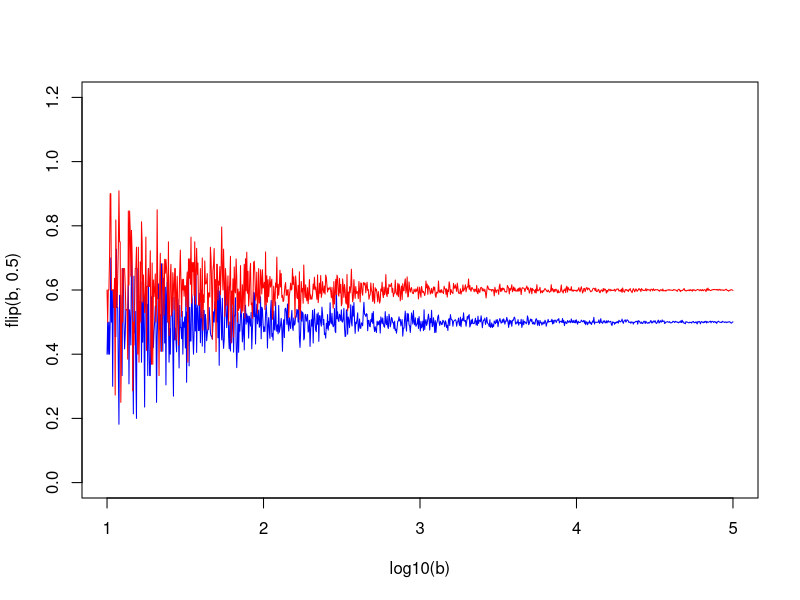
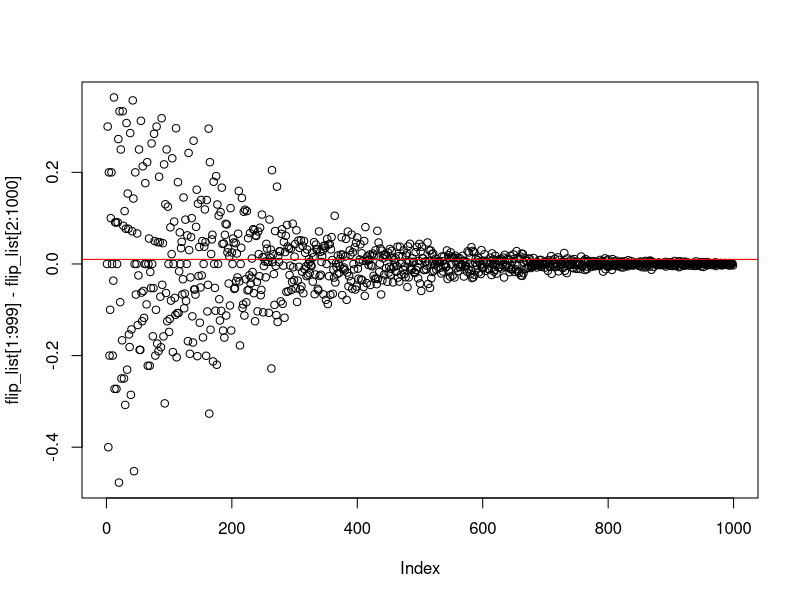
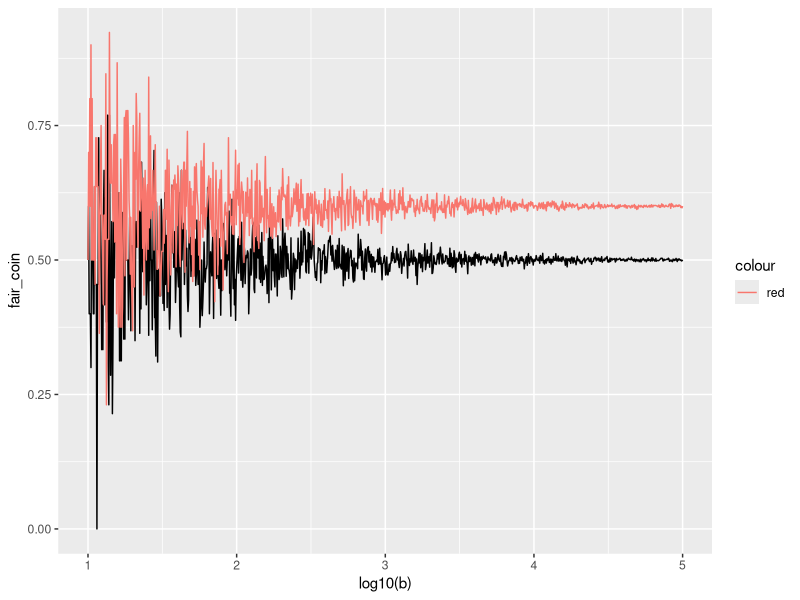
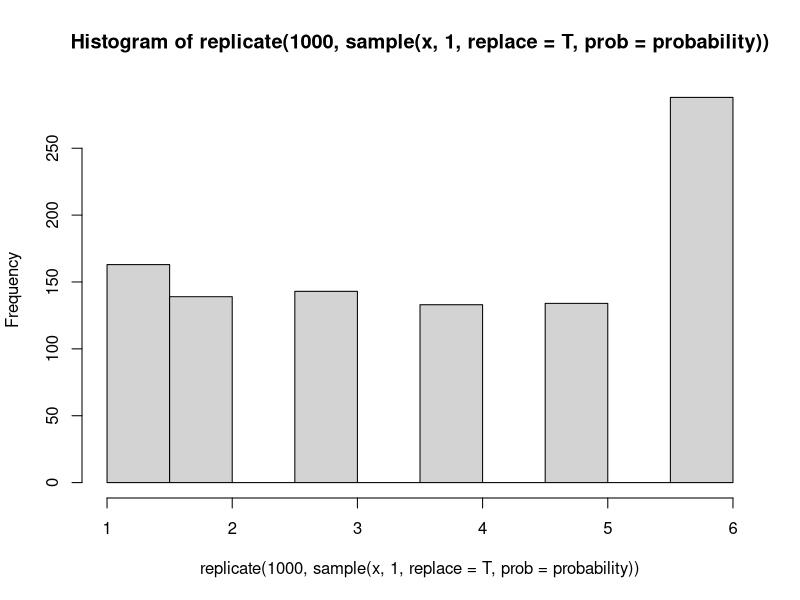

Source code (R) for these figures, in order: (Note: this script raises an error after producing the figures.)
b<-10^seq(1,5,len=1000) #creates a 1000 simulations ranging frmo 10^1 to 10^5


#flip is a funciton that takes two parameters, b and x, which are the number of simulations and the probablity of the coin with a default of .5, also known as 50/50
flip <-function(b,x=.5){
  sapply(b,                   #lapply takes a vector and then applies a function with that vector
         function(b) mean(rbinom(b,1,x)))  #rbinom is a base R function that randonly generates values based on the binomial forumla
}

plot(log10(b),flip(b,.5),type='l',col='blue',ylim = c(0,1.2))  #plot will create a graph with log10(b) as the x axes and then pots the result of the flip() function above
lines(log10(b),flip(b,.6),type='l',col='red')  #lines is like plot, but instead of creating a new plot, it overlays over top of the current plot

flip_list<-flip(b,.5)

plot(flip_list[1:999]-flip_list[2:1000])
abline(h=.01, col='red')


fair_coin<-flip(b,.5)
unfair_coin<-flip(b,.6)
df<-data.frame(fair_coin,unfair_coin)
library(ggplot2)
p<-ggplot(data=df,aes(x=log10(b),y=fair_coin))+geom_line() #makes first graph, saves to 'p'

p+ geom_line(aes(x=log10(b),y=unfair_coin,col='red')) #adds new graph to 'p'





rbinom(10,10,.5) # 10 is the number of observations while '1' is the number of trials. So, if this were 10 as well, there would a sum of 'successes' that were less than 10
dbinom(3,10,.5)  # this determines the density,  aka probability of exact outcome, so x= 3 heads out of 10, is not the cumulative 0-3 but exactly 3 for example. for cumulative, use pbinom, or sum dbinom:
sum(dbinom(3,10,.5),dbinom(2,10,.5),dbinom(1,10,.5),dbinom(0,10,.5))
pbinom(3,10,.5)




#coin_flip() does the flipping, two styles, by thumb is standard

coin_flip<-function(type = .5, bias = .1){
  rbinom(1,1,type+bias)
}
mean(replicate(100,coin_flip()))

#coin will be either unbiased or biased.

Bag_of_coins<- c(rep(.5,9),.6) #lists 9 fair coins, one biased coin at .6
sample<-sample(Bag_of_coins,5,replace = F) #picks 5 coins randomly from bag
coin_flip(type=sample,bias=0)


#expected value
x<-c(1,2,3,4,5,6) # single dice
probability<-(c(rep(1/7,5),.2857143)) #probabilty that the dice is loaded for 6
  hist(replicate(1000,sample(x,1,replace = T,prob=probability)))


  x<-c(0,1) # single coin, 0=Tails
  probability<-c(.5,.5) #probabilty that the coin is fair = .5
  mean(replicate(1000,sample(x,1,replace = T,prob=probability)))

#simulation game




  #flip game
  #establish players, beginning money
  Player_class<-function(s,p){
    value<-list("stash"=s,"player_name"=p)
      attr(value, "class") <- "player"
    value}

  flip<-function(obj){
      UseMethod("flip")
  }

  flip.default<-function(obj,p=.5){
    value<-rbinom(1,1,p)
    value
  }

  flip.player<-function(obj,p=.5){
    value<-rbinom(1,1,p)
    value
  }

  p1<-Player_class(10,'p1')
  p2<-Player_class(10,'p2')

  flip(p1)  #this is a method, a function, called for player1 'p1' where rbinom produces a coint toss
  #questions: how to modify probablity from default of .5?
  #

  n<-2  #number of players

  for (i in 1:n){print(i)}



  p1<-10;p2<-10
  #player_stash <- 10
  # 1.
  bet_options<-c(1,2,3)
  bet<-sample(bet_options,1)

  #4 determine winner or loser
  #     person who flips calls h/t
  call_coin<-sample(c(1,0),1)
  ifelse(call_coin==1,print("I call heads"),print("I call tails"))


  #flip coin
      flip<-rbinom(1,1,.5)
      ifelse(flip==1,print("Heads"),print("Tails"))
  if(call_coin - flip==0){
    p1<-p1+bet
    p2<-p2-bet
    }else{
       p1<-p1-bet
       p2<-p2+bet}

  # if call - flip  != 0 then non caller wins
  # winner has their stash += bet
  # loser has tehir stash reduced -= bet



  #sample from















################
      #object oriented Programming#
library(R6)

      Player<-R6Class("Player",
                      private =list(
                        name = NULL,
                        stash = NULL,
                        betting_style = NULL
                      ),
                      public = list(
                        initialize = function(name = NA, stash = NA, betting_style = 2) {
                          private$name <- name  #these functions are called upon intitializing new objects
                          private$stash <- stash
                          private$betting_style<-betting_style
                          self$greet()
                          },
                        set_stash = function(val) {
                          private$stash <- val
                        },
                        greet = function() {
                          cat(paste0("Hello, my name is ", private$name, ".\n\n\n"))
                          cat(paste0("My stash of chips is ", private$stash, ".\n\n\n"))
                          cat(paste0("My style of betting is ", private$betting_style, ".\n\n\n"))
                        },
                        call_coin = function(){
                          call<-ifelse(sample(c(1,0),1)==1,'Heads!','Tails!')
                          cat(paste0("I call ",call,"\n\n\n"))
                        },
                        flip_coin = function(){
                          #validate that bet of 'heads or tails' has occured
                          #if (call)
                            flip<-rbinom(1,1,.5)
                          ifelse(flip==1,flip<-"Heads",flip<-"Tails")
                          flip
                        }#,
                        #make_bet<-function(player){
                        #  call_coin()

                        #  }

                      )
      )
p1<-Player$new("Brian",10,3)
p2<-Player$new("Julie",10)

# the following game should take 2 players and let them flip a coin after call heads/tails.
# Two mirror a real word 2 minute round of several bets,
#a minimum of 4 bets can occur and a limit of 15...
#assumes one could only make 15 bets in 2 minutes,  and a min of 4 bets
Betting_Game<-R6Class('Betting_Game',
                      private =  list(
                        name = NULL,
                        outcome = NULL,
                        max_bet = NULL,
                        bet_options = NULL,
                        rounds = NULL, #simple integer counting rounds
                        bet_outcome = NULL,  #for a given bet, who won? output something like c(p1,+3,p2,-3)
                        number_of_bets = NULL,
                        outcome_tally = NULL #at end of round wht is the standing? c(number of bets,p1$name,w,l,p1$stash,p2$name,w,l,p2$stash)
                      ),
                      public = list(
                        initialize = function(name = NA, outcome = NA, bet_options=c(1,2,3), max_bet=3, rounds = 2) {
                          private$name <- name  #these functions will be called upon intitializing new objects
                          private$outcome <- outcome
                          private$bet_options<-bet_options
                          private$max_bet <- max_bet
                          private$rounds <- rounds
                          self$greet()
                        },
                        greet = function() {
                          cat(paste0("Hello, would you like to play a game?","\n\n\n"))
                        },
                        bet=function(p1,p2){  #take 2 players
                          player1<-p1
                          player2<-p2
                          players<-c(p1,p2)
                          makes_bet<-sample(players,1) #one idea would be to make a sorted list here.  then makes_bet[2] would flip
                          print(makes_bet)

                          flip_outcome<-NULL
                          flip_coin = function(){
                            #validate that bet of 'heads or tails' has occured
                            #if (call)
                            flip_outcome<<-rbinom(1,1,.5)
								flip<-flip_outcome
                            ifelse(flip==1,flip<-"Heads",flip<-"Tails")
                            cat("and the coin comes up ",flip,"!")
								return (flip_outcome)
                          }

                          who_flips<-NULL #Who gets to flip the coin?
                          if(makes_bet[[1]]$name == p1$name){who_flips<-p2}else{who_flips<-p1}
                          who_flips
                          cat("this program chooses",makes_bet[[1]]$name," to make the bet.\n\n\n")
                          cat ("and ",who_flips$name," will flip the coin.\n\n\n")
                          bet<-sample(self$bet_options,1)  #look at aggressive style of player, use that to multiply by 1,then round down; check to see if bet is smaller than remainder of both player's stash
                          cat(makes_bet[[1]]$name,"makes a bet of ",bet, ".\n\n\n")
                          call_coin<-sample(c(1,0),1)  #1 =  heads
                          cat (who_flips$name," is now flipping the coin.\n\n\n")
                          if(call_coin==1){
                            cat(makes_bet[[1]]$name," calls heads!\n\n\n")
                            }
                            else{cat(makes_bet[[1]]$name," calls tails!\n\n\n")}

                          #embed flip_coin into another function uses rounds to constrain the number of bets
                          #and then tracks the outcomes of the bets
                     #number_of_bets
					      flip_coin()

						  #bet_outcome
						     ifelse(call_coin==flip_outcome , print('wins!'),print('lose'))

                          #outcome_tally
                                                    #evaluate who wins to print winner and then the final score of stash.

                        }
                        )
)

game1<-Betting_Game$new("game 1")
game1$bet(p1,p2)



make_winner_grid<-function(num_of_players=2, num_of_rounds=1){
  #create a matrix?  or a data.frame?
  flip_count<-sample(1:20,1)  #to simulate a number of flips in one minute
  for(i in 1:flip_count) {
    game1<-Betting_Game$new("game 1")
    p1<-Player$new("Brian",10,3)
    p2<-Player$new("Julie",10)
    game1$bet(p1,p2)
  }
  #Need to track rounds
  #Need to track players
    #player count should be even at first
    ifelse( num_of_players%%2 == 0,print('there are an even number of players'),print("uneven number of players"))

  #need to know number of flips
  #need to know who won, who lost
  #need to know number of winners
    #need a count of player stashes

  }



a<-make_winner_grid(2, num_of_rounds=1)
